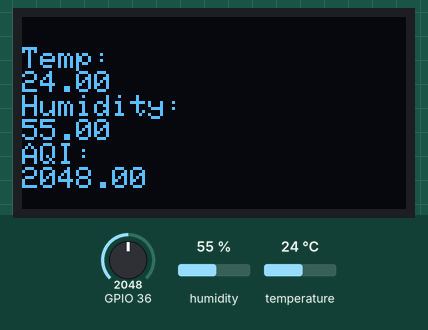
Recording of a sketch running on a simulated ESP32. On the bench: 128×64 one-colour display. Inputs (shaded band) come from the test bench; at power-on: GPIO 36 = 2048, humidity 55 %, temperature 24 °C. What the sketch prints to the serial monitor is not drawn.

Above: at 3.2 s.
3.3 s: GPIO 36 set to 960
At 5.7 s:
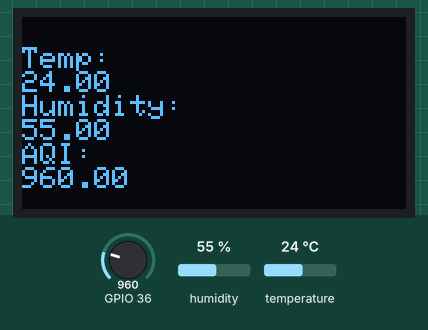
6.6 s: humidity set to 22 %
At 8.2 s:
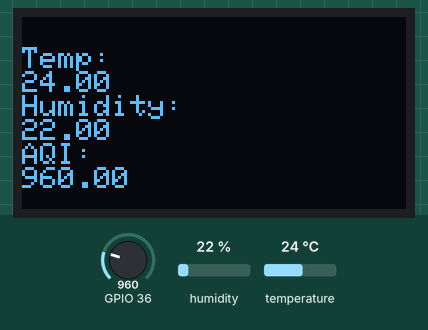
9.9 s: temperature set to 12 °C
At 10.7 s:
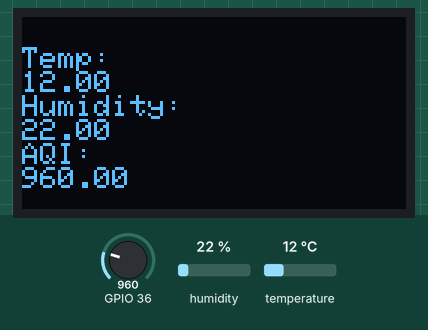
13.2 s: GPIO 36 set to 1070
At 15.7 s:
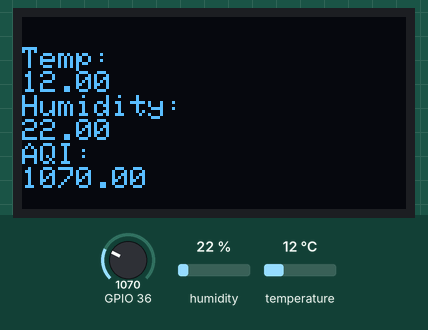
16.8 s: humidity set to 40 %
At 18.2 s:
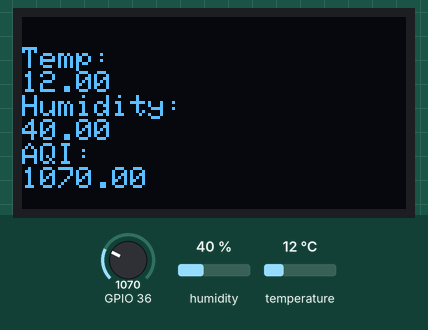
20.1 s: GPIO 36 set to 1228
At 23.3 s:
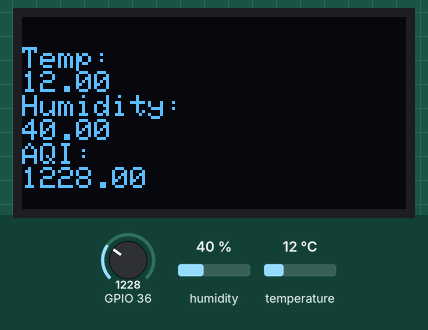
Timing chart, 0 to 24.8 s (numbered marks = the images above; inputs shaded):
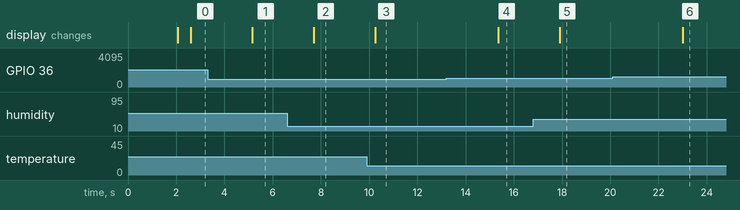

Measured:
- after the input at 3.3 s, the display: changes after 1.9 s (image 1)
- after the input at 6.6 s, the display: changes after 1.1 s (image 2)
- after the input at 9.9 s, the display: changes after 0.35 s (image 3)
- after the input at 13.2 s, the display: changes after 2.2 s (image 4)
- after the input at 16.8 s, the display: changes after 1.1 s (image 5)
- after the input at 20.1 s, the display: changes after 2.9 s (image 6)

The sketch:

aqi_monitoring.ino
```cpp
#include "DHT.h"
#include <WiFi.h>
#include <WiFiClient.h>
#include <WebServer.h>
#include <Wire.h>
#include <Adafruit_GFX.h>
#include <Adafruit_SSD1306.h>
#include <MQ135.h>


#define SCREEN_WIDTH 128 // OLED width,  in pixels
#define SCREEN_HEIGHT 64 // OLED height, in pixels

Adafruit_SSD1306 oled(SCREEN_WIDTH, SCREEN_HEIGHT, &Wire, -1);  // create an OLED display object connected to I2C

// Network credentials Here
const char* ssid     = "AQI monitoring systen";
const char* password = "everything custom";

float ppm;
#define threshold    1000


//MQ135 mq135_sensor(GAS_SENSOR);

//Set web server port number to 80
WiFiServer server(80);
float t=0;
float h=0;
// Variable to store the HTTP request
String header;
//here we use 14 of ESP32 to read data
#define DHTPIN 4

//our sensor is DHT11 type
#define DHTTYPE DHT11
//create an instance of DHT sensor
DHT dht(DHTPIN, DHTTYPE);

unsigned long currentTime = millis();
// Previous time
unsigned long previousTime = 0;
// Define timeout time in milliseconds
const long timeoutTime = 2000;


void setup()
{
Serial.begin(115200);

 if (!oled.begin(SSD1306_SWITCHCAPVCC, 0x3C)) {
    Serial.println(F("failed to start SSD1306 OLED"));
    while (1);
  }

delay(2000);         // wait two seconds for initializing
  oled.clearDisplay(); // clear display

  oled.setTextSize(1);         // set text size
  oled.setTextColor(WHITE);    // set text color
  oled.setCursor(0, 10);       // set position to display
  oled.println("Temp:");
  oled.println(t);
  oled.println("Humidity:");
  oled.println(h);
  oled.println("Air value:");
  oled.println(ppm);
  oled.display();              // display on OLED

Serial.println("DHT11 sensor!");
//call begin to start sensor
dht.begin();

WiFi.softAP(ssid,password);

  // Print IP address and start web server
  Serial.println("");
  Serial.println("IP address: ");
  Serial.println(WiFi.softAPIP());
  server.begin();
}

void loop() {
  String getPage();
 //float rzero = mq135_sensor.getRZero();
   //float ppm = mq135_sensor.getPPM();
  //Serial.println (rzero);
 // MQ135 gasSensor=MQ135(GAS_SENSOR);
  float ppm=analogRead(A0);

  Serial.println (ppm);
   if (ppm< threshold ){

  Serial.println ("fresh air");}
  else
  {
     Serial.println ("bed air");
  }
delay(500);
  WiFiClient client = server.available();
//use the functions which are supplied by library.
float h = dht.readHumidity();
// Read temperature as Celsius (the default)
float t = dht.readTemperature();
// Check if any reads failed and exit early (to try again).

  oled.clearDisplay(); // clear display

  oled.setTextSize(1);         // set text size
  oled.setTextColor(WHITE);    // set text color
  oled.setCursor(0, 10);       // set position to display
  oled.println("Temp:");
  oled.println(t);
  oled.println("Humidity:");
  oled.println(h);
  oled.println("AQI:");
  oled.println(ppm);
  oled.display();

Serial.print("Humidity: ");
Serial.print(h);
Serial.print(" %\t");
Serial.print("Temperature: ");
Serial.print(t);
Serial.println(" *C ");
//we delay a little bit for next read
delay(2000);
   client.println("<!DOCTYPE html><html>");
            client.println("<head><meta name=\"viewport\" content=\"width=device-width, initial-scale=1\">");
            client.println("<link rel=\"icon\" href=\"data:,\">");
            // CSS to style the on/off buttons
            client.println("<style>html { font-family: monospace; display: inline-block; margin: 0px auto; text-align: center;}");
            client.println(".button { background-color: yellowgreen; border: none; color: white; padding: 16px 40px;");
            client.println("text-decoration: none; font-size: 32px; margin: 2px; cursor: pointer;}");
            client.println(".button2 {background-color: gray;}</style></head>");

            client.println("<body><h1>CRETOR: Electronic DIY</h1>"); //change the creator name in this line
            client.println("<p>Temperature:</p>");
            client.println(t);
            client.println("<p>Humidity:</p>");
            client.println(h);
            client.println("<p>Air Quality:</p>");
            client.println(ppm);
            client.println("<p><a href=\"https://everythingcustom.netlify.app\" target=\"_blank\">click hear</a></p>");


}
```
